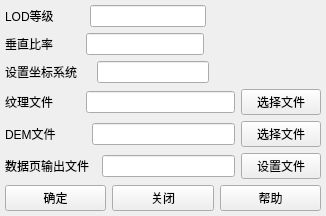
<?xml version="1.0" encoding="UTF-8"?>
<ui version="4.0">
 <class>VPBTerrain</class>
 <widget class="QWidget" name="VPBTerrain">
  <property name="geometry">
   <rect>
    <x>0</x>
    <y>0</y>
    <width>326</width>
    <height>214</height>
   </rect>
  </property>
  <property name="windowTitle">
   <string>VPB生成地形</string>
  </property>
  <property name="windowIcon">
   <iconset resource="icon.qrc">
    <normaloff>:/icon/32x32/构建.png</normaloff>:/icon/32x32/构建.png</iconset>
  </property>
  <layout class="QGridLayout" name="gridLayout">
   <property name="leftMargin">
    <number>5</number>
   </property>
   <property name="topMargin">
    <number>5</number>
   </property>
   <property name="rightMargin">
    <number>5</number>
   </property>
   <property name="bottomMargin">
    <number>5</number>
   </property>
   <item row="0" column="0">
    <layout class="QVBoxLayout" name="verticalLayout">
     <item>
      <layout class="QHBoxLayout" name="horizontalLayout_2">
       <item>
        <widget class="QLabel" name="label_4">
         <property name="text">
          <string>LOD等级         </string>
         </property>
        </widget>
       </item>
       <item>
        <widget class="QLineEdit" name="lEdt"/>
       </item>
       <item>
        <spacer name="horizontalSpacer_3">
         <property name="orientation">
          <enum>Qt::Horizontal</enum>
         </property>
         <property name="sizeHint" stdset="0">
          <size>
           <width>40</width>
           <height>20</height>
          </size>
         </property>
        </spacer>
       </item>
      </layout>
     </item>
     <item>
      <layout class="QHBoxLayout" name="horizontalLayout_3">
       <item>
        <widget class="QLabel" name="label_5">
         <property name="text">
          <string>垂直比率        </string>
         </property>
        </widget>
       </item>
       <item>
        <widget class="QLineEdit" name="vEdt"/>
       </item>
       <item>
        <spacer name="horizontalSpacer_4">
         <property name="orientation">
          <enum>Qt::Horizontal</enum>
         </property>
         <property name="sizeHint" stdset="0">
          <size>
           <width>40</width>
           <height>20</height>
          </size>
         </property>
        </spacer>
       </item>
      </layout>
     </item>
     <item>
      <layout class="QHBoxLayout" name="horizontalLayout_4">
       <property name="spacing">
        <number>6</number>
       </property>
       <item>
        <widget class="QLabel" name="label_7">
         <property name="text">
          <string>设置坐标系统    </string>
         </property>
        </widget>
       </item>
       <item>
        <widget class="QLineEdit" name="csEdt"/>
       </item>
       <item>
        <spacer name="horizontalSpacer_5">
         <property name="orientation">
          <enum>Qt::Horizontal</enum>
         </property>
         <property name="sizeHint" stdset="0">
          <size>
           <width>40</width>
           <height>20</height>
          </size>
         </property>
        </spacer>
       </item>
      </layout>
     </item>
     <item>
      <layout class="QHBoxLayout" name="horizontalLayout_5">
       <item>
        <widget class="QLabel" name="label_2">
         <property name="text">
          <string>纹理文件        </string>
         </property>
        </widget>
       </item>
       <item>
        <widget class="QLineEdit" name="tEdt"/>
       </item>
       <item>
        <widget class="QPushButton" name="tBtn">
         <property name="text">
          <string>选择文件</string>
         </property>
        </widget>
       </item>
      </layout>
     </item>
     <item>
      <layout class="QHBoxLayout" name="horizontalLayout_6">
       <item>
        <widget class="QLabel" name="label_3">
         <property name="text">
          <string>DEM文件         </string>
         </property>
        </widget>
       </item>
       <item>
        <widget class="QLineEdit" name="dEdt"/>
       </item>
       <item>
        <widget class="QPushButton" name="dBtn">
         <property name="text">
          <string>选择文件</string>
         </property>
        </widget>
       </item>
      </layout>
     </item>
     <item>
      <layout class="QHBoxLayout" name="horizontalLayout_7">
       <item>
        <widget class="QLabel" name="label_6">
         <property name="text">
          <string>数据页输出文件  </string>
         </property>
        </widget>
       </item>
       <item>
        <widget class="QLineEdit" name="oEdt"/>
       </item>
       <item>
        <widget class="QPushButton" name="oBtn">
         <property name="text">
          <string>设置文件</string>
         </property>
        </widget>
       </item>
      </layout>
     </item>
     <item>
      <layout class="QHBoxLayout" name="horizontalLayout_8">
       <item>
        <widget class="QPushButton" name="okBtn">
         <property name="text">
          <string>确定</string>
         </property>
        </widget>
       </item>
       <item>
        <widget class="QPushButton" name="closeBtn">
         <property name="text">
          <string>关闭</string>
         </property>
        </widget>
       </item>
       <item>
        <widget class="QPushButton" name="helpBtn">
         <property name="text">
          <string>帮助</string>
         </property>
        </widget>
       </item>
      </layout>
     </item>
    </layout>
   </item>
  </layout>
 </widget>
 <resources>
  <include location="icon.qrc"/>
 </resources>
 <connections/>
</ui>
